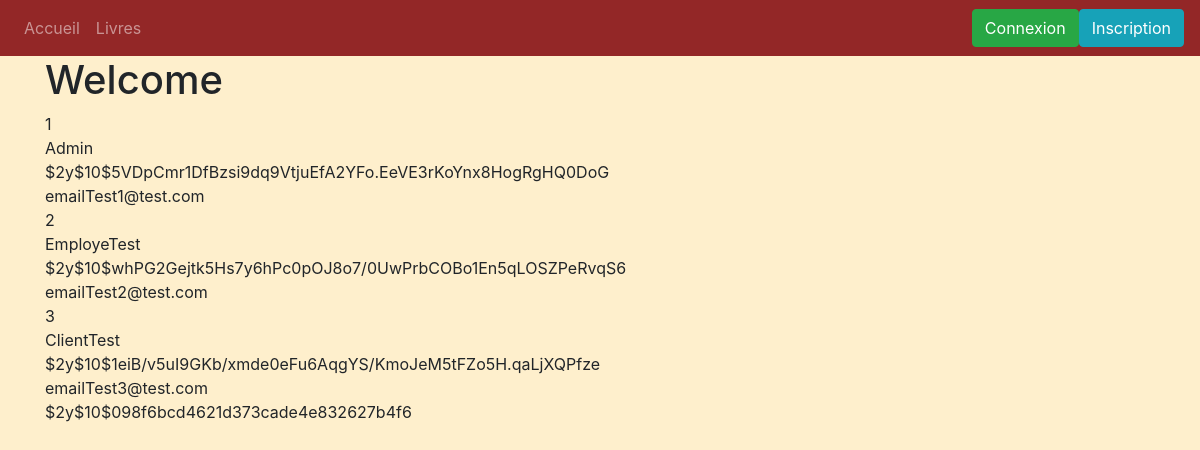
The page /index.php on the database its author committed.
### tables this page shows
create table `user`(
	id_user int(11) auto_increment,
	login varchar(50),
	password varchar(255),
	name varchar(50),
	surname varchar(50),
	adress varchar(255),
	mail varchar(100),
	role int(11),
	primary key(id_user),
	foreign key (role) references `role`(id_role)
);

### controllers/welcome.php (called while the page is built, shortened)
<?php
	include('views/welcome.php');
?>

### views/welcome.php (the view, shortened to what this page needs)
	<h1>Welcome</h1>
	<?php
    $bdd = getDB();
$reponse = $bdd->query('SELECT * FROM USER');
while ($donnees = $reponse->fetch())
{
    echo $donnees['id_user'];
    echo '<br>';
    echo $donnees['login'];
    echo '<br>';
    echo $donnees['password'];
	echo '<br>';
	echo $donnees['mail'];
	echo '<br>';
}
	$res = password_hash('test',PASSWORD_DEFAULT);
	echo $res;
	?>
<?php
	include 'includes/layout.php';
?>

### css/style.css (style rules this page uses)
html { background-color: #feefcc; }

### rows shown on the page
user: id_user "1", login "Admin", password "$2y$10$5VDpCmr1DfBzsi9dq9VtjuEfA2YFo.EeVE3rKoYnx8HogRgHQ0DoG", mail "emailTest1@test.com"
user: id_user "2", login "EmployeTest", password "$2y$10$whPG2Gejtk5Hs7y6hPc0pOJ8o7/0UwPrbCOBo1En5qLOSZPeRvqS6", mail "emailTest2@test.com"
user: id_user "3", login "ClientTest", password "$2y$10$1eiB/v5uI9GKb/xmde0eFu6AqgYS/KmoJeM5tFZo5H.qaLjXQPfze", mail "emailTest3@test.com"

### other values the page prints
$res "$2y$10$098f6bcd4621d373cade4e832627b4f6"
